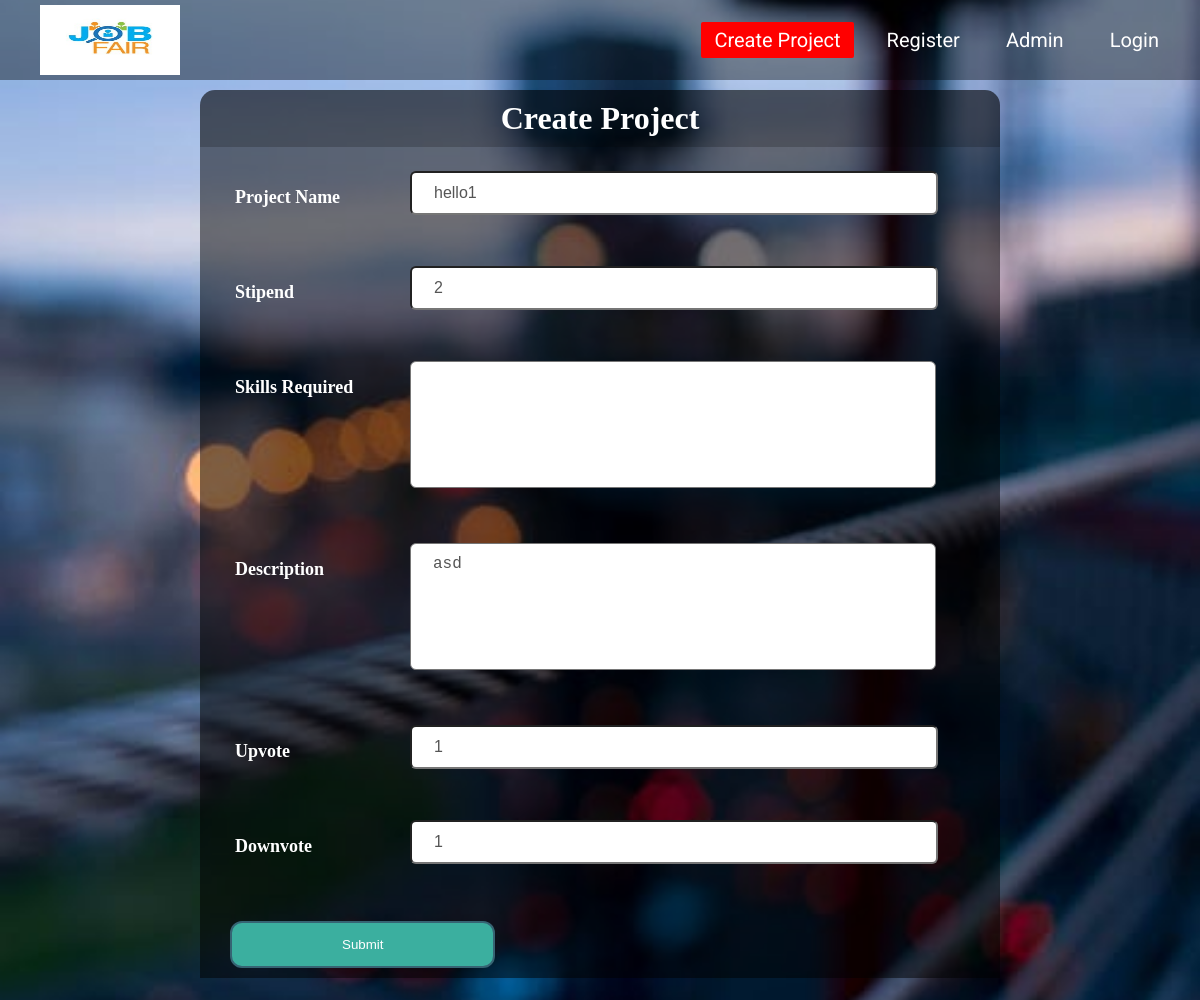
The app's page /jobfair_app/project_update/1/ with its own data.
### jobfair_app/models.py (models this page shows, shortened)
class Project(models.Model):
    name = models.CharField(max_length = 256)
    description = models.TextField(
        default = ' ',
        max_length=500,
    )
    stipend = models.IntegerField(
        default = 0,
     )
    upvote = models.IntegerField(
        default = 0,
    )
    downvote = models.IntegerField(
        default = 0,
    )
    skills = models.TextField(
    default = '',
    max_length = 500
    )

### jobfair_app/views.py (the view)
# urls.py: path('project_update/<pk>/',views.ProjectUpdateView.as_view(), name = 'project_update'),
class ProjectUpdateView(UpdateView):
    model = models.Project
    fields = ('name','description','stipend','upvote','downvote','skills')
    template_name = 'project_form.html'

### jobfair_app/templates/project_form.html (shortened to what this page needs)
<!DOCTYPE html>
<html>
  <head>
    {% load static %}
    <link rel="stylesheet" type="text/css"  href="{% static 'project_create.css' %}">
  </head>
  <body>
    <div class="wrapper">
      <nav class="navbar">
        <a href="{% url 'jobfair_app:index' %}">
          <img class="logo" src="{% static 'jb.jpg' %}">
        </a>
        <ul>
          <li><a class="active" href="{% url 'jobfair_app:project_create' %}">Create Project</a></li>
          <li><a href="{% url 'jobfair_app:register' %}">Register</a></li>
          <li><a href="{% url 'admin:index' %}">Admin</a></li>
          {% if user.is_authenticated %}
          <li> <a href="{% url 'jobfair_app:logout' %}">{{user.username}} Logout</a> </li>
          {% else %}
          <li> <a href="{% url 'jobfair_app:user_login' %}">Login</a> </li>
          {% endif %}
        </ul>
      </nav>
    <div class="regform">
      <h1>Create Project</h1>
    </div>
    <div class="main">
      <form method="post">
        <h2 class="name">Project Name</h2>
        {{form.name}}
        <h2 class="name">Stipend</h2>
        {{form.stipend}}
        <h2 class="name">Skills Required</h2>
        {{form.skills}}
        <h2 class="name">Description</h2>
        {{form.description}}
        <h2 class="name">Upvote</h2>
        {{form.upvote}}
        <h2 class="name">Downvote</h2>
        {{form.downvote}}
        <button type="submit">Submit</button>
      </form>
    </div>
  </div>
  </body>
</html>

### jobfair_app/static/project_create.css (style rules this page uses)
* { margin: 0; padding: 0; }
.wrapper .regform { width: 800px; background-color: rgba(0,0,0,0.6); margin: auto; color: #FFFFFF; padding: 10px 0px 10px 0px; text-align: center; border-radius: 15px 15px 0px 0px; margin-top: 10px; }
.wrapper .main { background-color: rgba(0,0,0,0.5); width: 800px; margin: auto; }
form { padding: 10px; }
.name { margin-left: 25px; margin-top: 30px; width: 125px; color: white; font-size: 18px; font-weight: 700; }
.company { position: relative; left: 200px; top: -37px; line-height: 40px; width: 480px; border-radius: 6px; padding: 0 22px; font-size: 16px; color: #555; }
.stipend { position: relative; left: 200px; top: -37px; line-height: 40px; width: 480px; border-radius: 6px; padding: 0 22px; font-size: 16px; color: #555; }
.skills { position: relative; left: 200px; top: -37px; line-height: 40px; width: 480px; border-radius: 6px; padding: 0 22px; font-size: 16px; color: #555; }
.textarea { position: relative; left: 200px; top: -37px; line-height: 40px; width: 480px; border-radius: 6px; padding: 0 22px; font-size: 16px; color: #555; resize: none; height: 125px; }
button { background-color: #3baf9f; display: block; margin: 20px 0px 0px 20px; text-align: center; border-radius: 12px; border: 2px solid #366473; padding: 14px 110px; outline: none; color: white; cursor: pointer; transition: .25s; }
.wrapper { background: url(b1.jpg) no-repeat; background-size: cover; background-position: center; height: 125vh; }
.navbar { height: 80px; width: 100%; background: rgba(0,0,0,0.4); }
.logo { width: 140px; height: 70px; padding: 5px 40px; }
.navbar ul { float: right; margin-right: 20px; }
.navbar ul li { list-style: none; margin: 0 8px; display: inline-block; line-height: 80px; }
.navbar ul li a { text-decoration: none; color: white; padding: 6px 13px; font-size: 20px; font-family: 'Roboto', sans-serif; transition: .4s; }
.navbar ul li a.active, .navbar ul li a:hover { background: red; border-radius: 2px; }

### records on screen
Project: name "hello1", stipend "2", description "asd", upvote "1", downvote "1"
